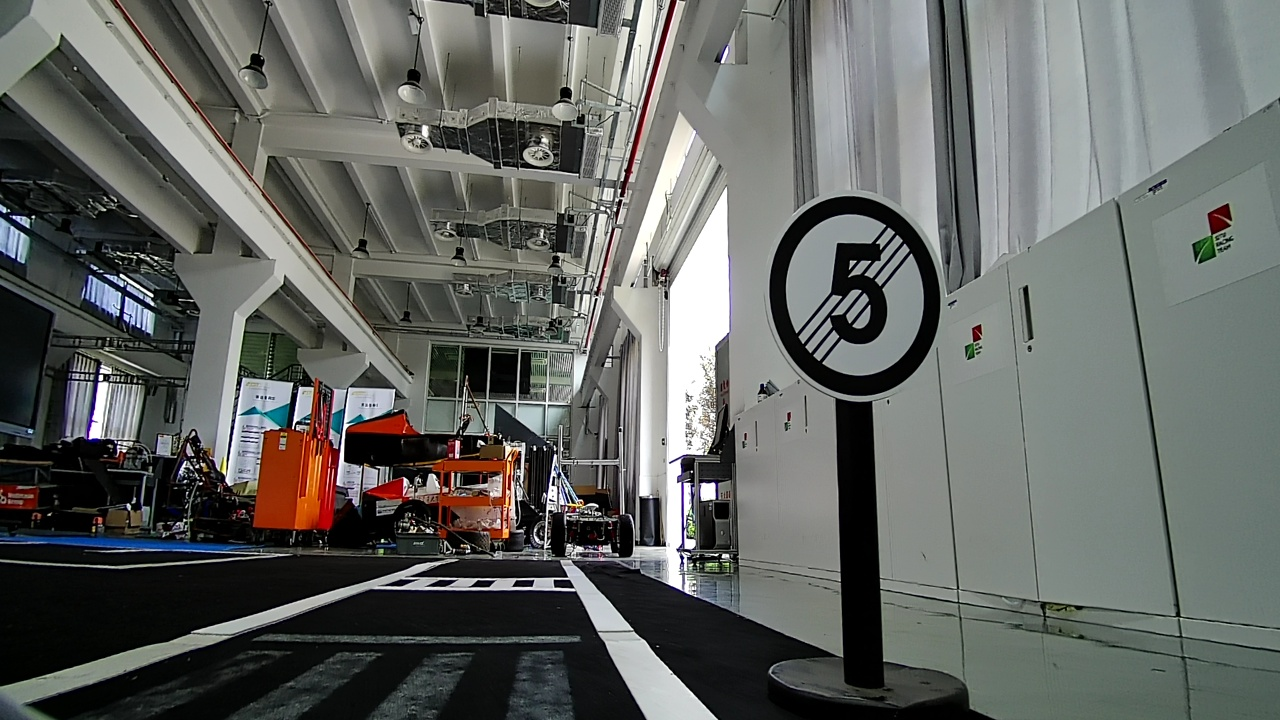
#> input picture opencv_learn/photo/x2996.jpg, 1280 x 720 px
$ python my_flip.py
#> lines starting #> are read from the running program, lines starting #| are printed output that depends on the picture; after the words box and inside, x2 and y2 are one past the last pixel; in counts of white or black regions, pixels touching at a corner belong together
### opencv_learn/draw_boxes.py
#!/usr/bin/env python
# -*- coding: utf-8 -*-
"""
-------------------------------------------------

    @   Author  :       pengj
    @   date    :       2020/7/25 10:26
    @   IDE     :       PyCharm
    @   GitHub  :       https://github.com/JackyPJB
    @   Contact :       pengjianbiao@hotmail.com
-------------------------------------------------
    Description :
-------------------------------------------------
"""

__author__ = 'Max_Pengjb'
import numpy as np
import cv2
import os
from opencv_learn.order_points import order_points

colors = [(0, 0, 127), (255, 255, 0), (0, 255, 0),
          (0, 255, 255), (255, 0, 255), (0, 0, 255)]
class_names = ["speed_limited", "speed_unlimited", "green_go",
               "yellow_back", "pedestrian_crossing", "red_stop"]


def draw_boxes(image, boxes):
    """
    在照片中把所有的 框框 都画出来
    :param image: 原图，可以是 cv2.imread 后的 ndarray, 也可以是地址 image_path
    :param boxes: 所有的框,[ [[x,y],[x,y]], [[x,y],[x,y]]……] 或者 [ [x_min,y_min,x_max,y_max],[x_min,y_min,x_max,y_max]……]
    :return:
    """
#> called with image = './photo/x2996.jpg'
    if isinstance(image, str) and os.path.exists(image):
        # image 如果是字符串，表示这是一个地址
        image = cv2.imread(image)
#> image is the input picture: shape (720, 1280, 3); mean B, G, R 98.3, 101.7, 99.1
    if isinstance(image, np.ndarray):
        for box in boxes:
            box = np.array(box, dtype=np.int32)
            if box.ndim == 2:
                # boxes = [[[x, y], [x, y]], [[x, y], [x, y]]……]
                x1, y1 = np.min(box, axis=0)
                x2, y2 = np.max(box, axis=0)
                image = cv2.rectangle(image, (x1, y1), (x2, y2), 255, 3)
            elif box.ndim == 1:
                x1, y1, x2, y2 = box
                image = cv2.rectangle(image, (x1, y1), (x2, y2), 255, 3)
#> this loop made 1 pass
#> pass 1, in draw_boxes, `image = cv2.rectangle(image, (x1, y1), (x2, y2), 255, 3)`:
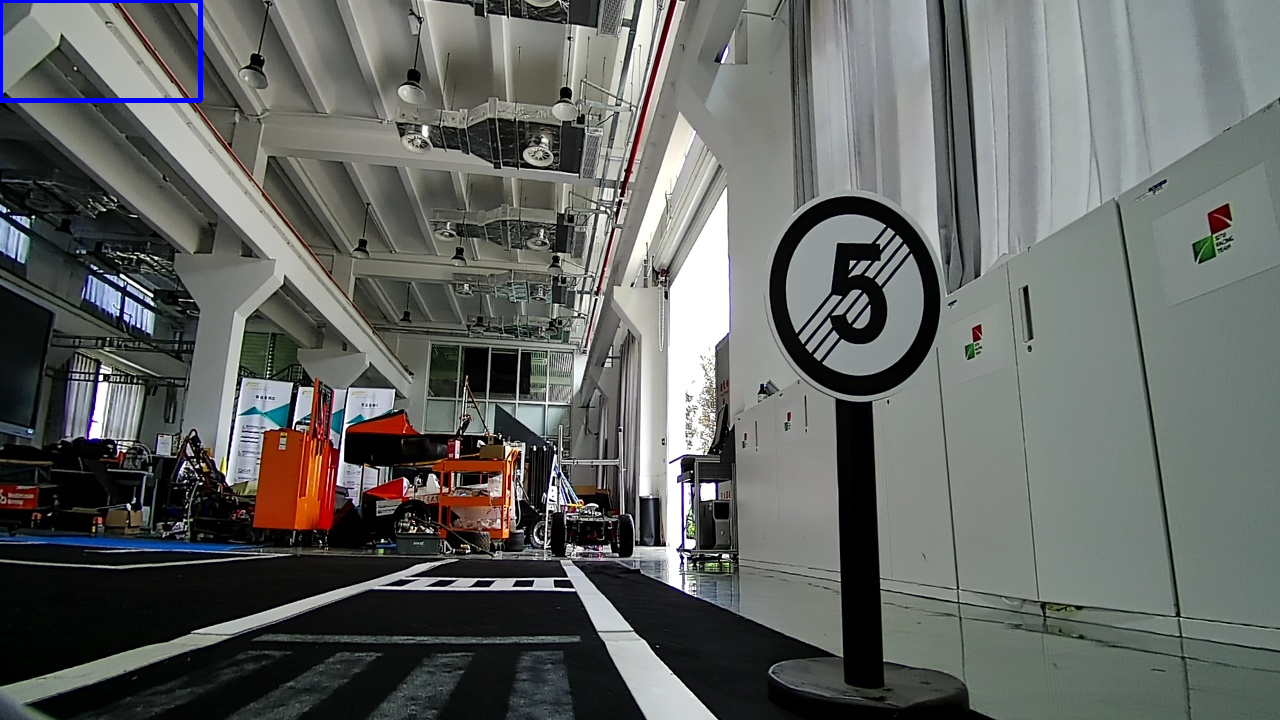
#> image: shape (720, 1280, 3); 0.26% of pixels changed, all inside (x1, y1, x2, y2) = (0, 0, 203, 103)
            # 绘制多边形
            # box2 = order_points(box).astype(np.int32)
            # cv2.polylines(image, [box2], True, 255, 3)
        # cv2.imshow('polylines', image)
        return image
    return Exception('图片错误')


# 在图中画出检测框，输出类别信息
# [26 lines left out: function draw_boxes_with_labels, not called in this run]


# [11 lines that do not run on import are left out]

### opencv_learn/my_flip.py
#!/usr/bin/env python
# -*- coding: utf-8 -*-
"""
-------------------------------------------------

    @   Author  :       pengj
    @   date    :       2020/7/24 15:31
    @   IDE     :       PyCharm
    @   GitHub  :       https://github.com/JackyPJB
    @   Contact :       pengjianbiao@hotmail.com
-------------------------------------------------
    Description :
-------------------------------------------------
"""

__author__ = 'Max_Pengjb'

import numpy as np
import cv2
import os


# 水平翻转
def flip_x(image, boxes=None):
    """
    水平翻转
    :param image: 图片，np.array
    :param boxes: 所有的框,[ [[x,y],[x,y]], [[x,y],[x,y]]……] 或者 [ [x_min,y_min,x_max,y_max],[x_min,y_min,x_max,y_max]……]
    :return: 翻转后的图和框
    """
#> called with image = './photo/x2996.jpg'
    if isinstance(image, str) and os.path.exists(image):
        # image 如果是字符串，表示这是一个地址
        image = cv2.imread(image)
    h, w = image.shape[0:2]
#> h = 720; w = 1280
    res_img = image[:, ::-1]
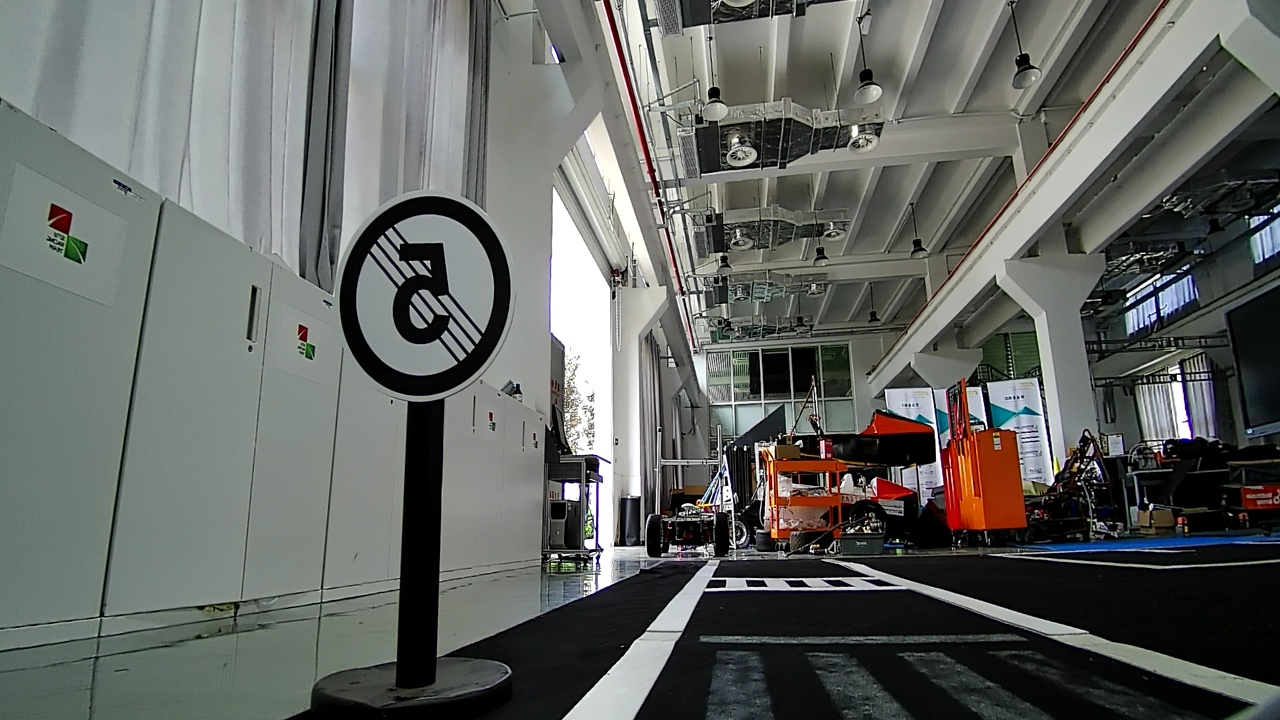
#> res_img: shape (720, 1280, 3); mean B, G, R 98.3, 101.7, 99.1
    if boxes is not None:
        boxes = np.array(boxes)
        if boxes.ndim == 3:
            # boxes = [[[x, y], [x, y]], [[x, y], [x, y]]……]
            boxes = np.abs([w - 1, 0] - boxes)
#> boxes = [[1279, 0], [1079, 100]]
            boxes = np.reshape(boxes, (-1, 4))
#> boxes = [[1279, 0, 1079, 100]]
        elif boxes.ndim == 2:
            boxes = np.abs([w - 1, 0, w - 1, 0] - boxes)
        for box in boxes:
            if box[0] > box[2]:
                box[0], box[2] = box[2], box[0]
            if box[1] > box[3]:
                box[1], box[3] = box[3], box[1]
        # print(boxes)
    return res_img, boxes


if __name__ == '__main__':
    from opencv_learn.draw_boxes import draw_boxes

    image1 = draw_boxes('./photo/x2996.jpg', [[[0, 0], [200, 100]]])
    cv2.imshow('before_flip', image1)

    image, boxes = flip_x('./photo/x2996.jpg', [[[0, 0], [200, 100]]])
#> boxes = [[1079, 0, 1279, 100]]
    image2 = draw_boxes(image, boxes)
#> the loop in draw_boxes (call 2), `for box in boxes:` made 1 pass
#> pass 1, in draw_boxes (call 2), `image = cv2.rectangle(image, (x1, y1), (x2, y2), 255, 3)`:
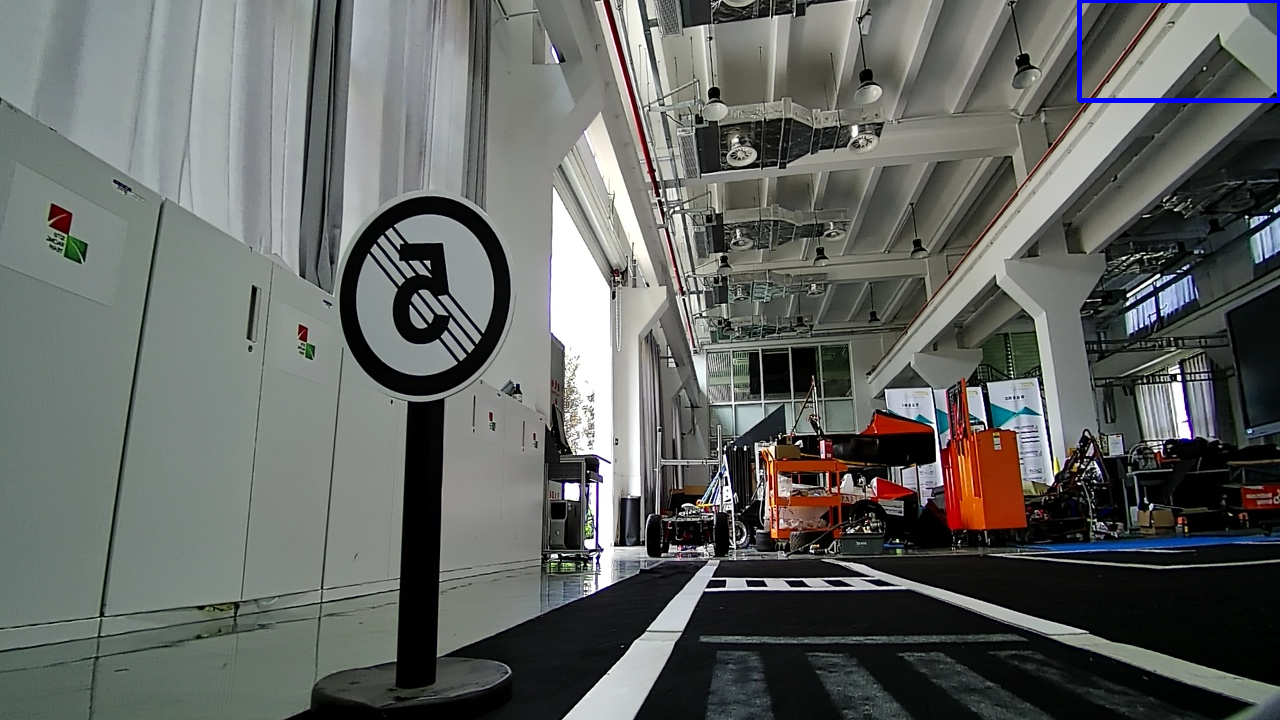
#> image: shape (720, 1280, 3); 0.26% of pixels changed, all inside (x1, y1, x2, y2) = (1077, 0, 1280, 103)
    cv2.imshow('after_flip', image2)

    cv2.waitKey()
    cv2.destroyAllWindows()

$ run again, with opencv_learn/photo/x3836.jpg copied over opencv_learn/photo/x2996.jpg
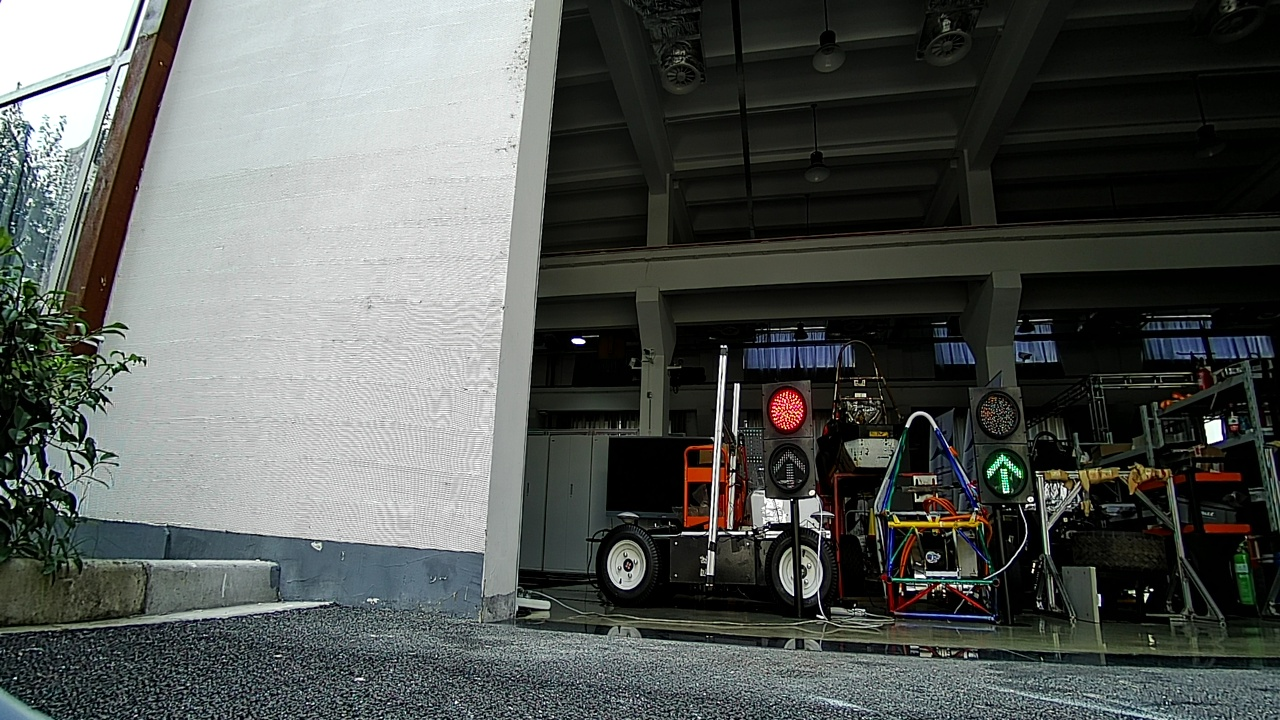
#> input picture opencv_learn/photo/x3836.jpg, 1280 x 720 px
#> in draw_boxes, image is the input picture: shape (720, 1280, 3); mean B, G, R 85.5, 88.4, 84.5
#> in flip_x, `res_img = image[:, ::-1]`:
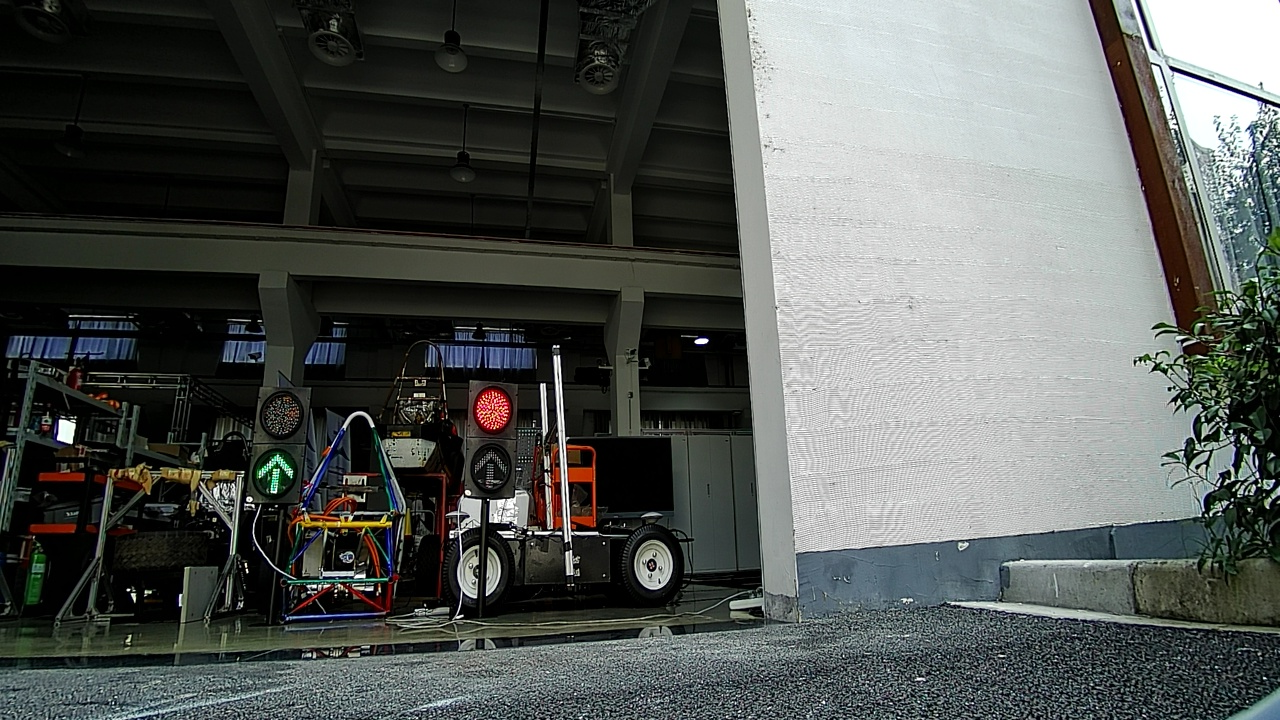
#> res_img: shape (720, 1280, 3); mean B, G, R 85.5, 88.4, 84.5
#> `image, boxes = flip_x('./photo/x2996.jpg', [[[0, 0], [200, 100]]])`: boxes = [[1079, 0, 1279, 100]]
#> the loop in draw_boxes (call 2), `for box in boxes:` made 1 pass
#> pass 1, in draw_boxes (call 2), `image = cv2.rectangle(image, (x1, y1), (x2, y2), 255, 3)`:
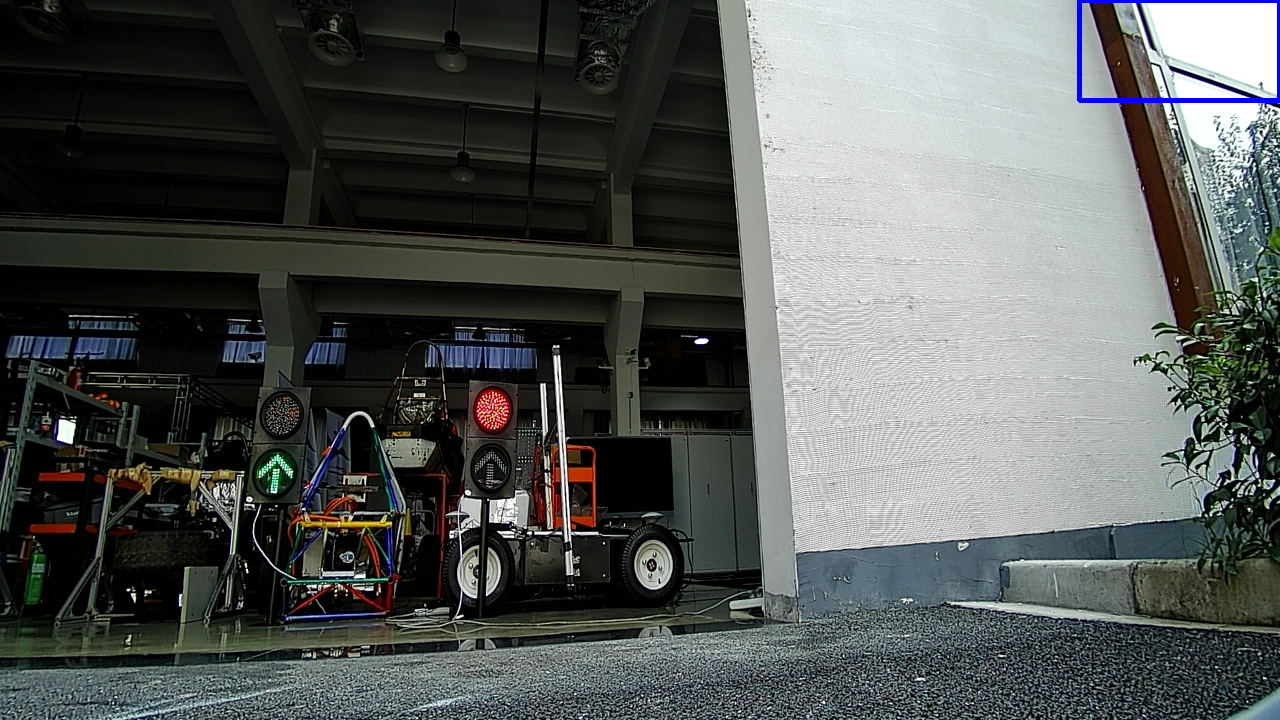
#> image: shape (720, 1280, 3); 0.26% of pixels changed, all inside (x1, y1, x2, y2) = (1077, 0, 1280, 103)
